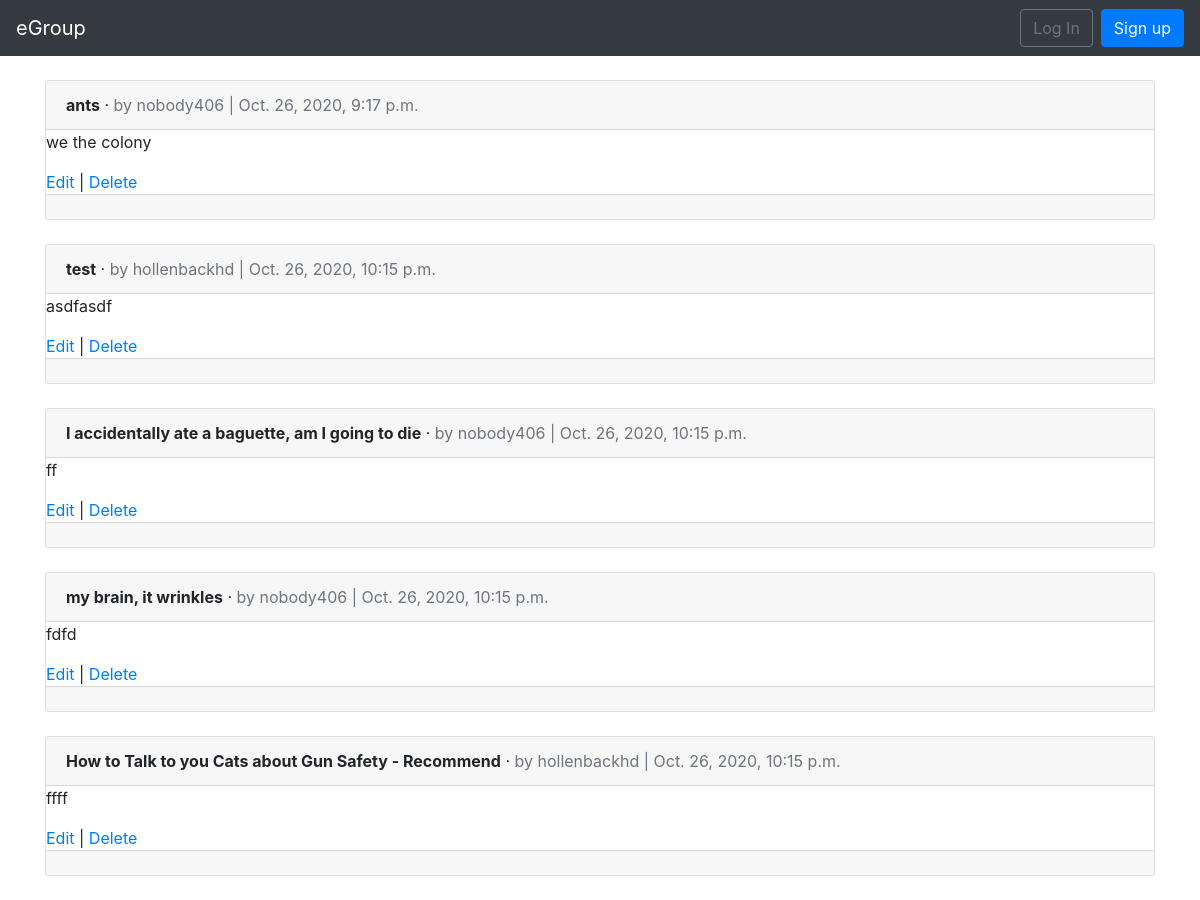
The page /allgroups/ on the database as committed earlier.
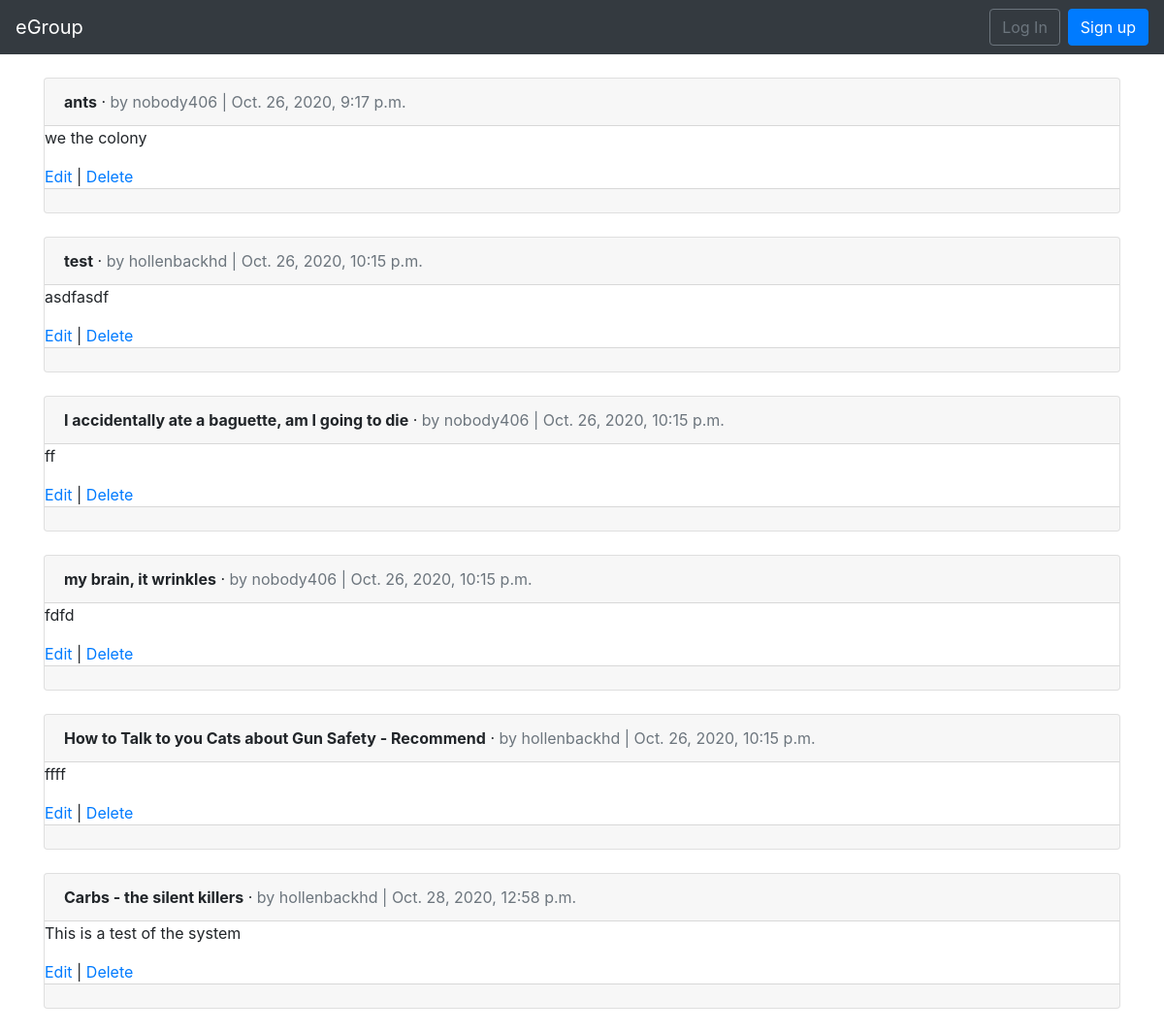
The same page on the database as committed later.
### allgroups/models.py (models this page shows, shortened)
class Allgroups(models.Model):
    title = models.CharField(max_length=255)
    body = models.TextField()
    date = models.DateTimeField(auto_now_add=True)
    author = models.ForeignKey(
        get_user_model(),
        on_delete=models.CASCADE,
        )

### users/models.py (models this page shows)
class CustomUser(AbstractUser):
    age = models.PositiveIntegerField(null=True, blank=True)

### allgroups/views.py (the view)
# urls.py: path('', AllgroupsListView.as_view(), name='allgroups_list'),
class AllgroupsListView(ListView):
    model = Allgroups
    template_name = 'allgroups_list.html'

### templates/allgroups_list.html (shortened to what this page needs)
{% extends 'base.html' %}
{% block content %}
{% for allgroups in object_list %}
<div class="card">
<div class="card-header">
<span class="font-weight-bold">{{ allgroups.title }}</span> &middot;
<span class="text-muted">by {{ allgroups.author }} |
{{ allgroups.date }}</span>
</div>
<div class="card=body">
<p>{{ allgroups.body }}</p>
<a href="{% url 'allgroups_edit' allgroups.pk %}">Edit</a> |
<a href="{% url 'allgroups_delete' allgroups.pk %}">Delete</a>
</div>
<div class="card-footer">
</div>
</div>
<br />
{% endfor %}
{% endblock content %}

Rows that differ between the two databases and show on the page:
added Allgroups: title "Carbs - the silent killers", author "hollenbackhd", date "Oct. 28, 2020, 12:58 p.m.", body "This is a test of the system"
